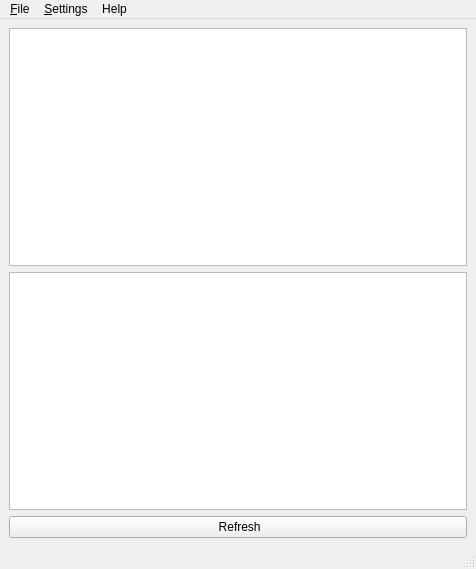
<?xml version="1.0" encoding="UTF-8"?>
<ui version="4.0">
 <class>MainWindow</class>
 <widget class="QMainWindow" name="MainWindow">
  <property name="geometry">
   <rect>
    <x>0</x>
    <y>0</y>
    <width>476</width>
    <height>569</height>
   </rect>
  </property>
  <property name="windowTitle">
   <string>Device Discovery</string>
  </property>
  <property name="windowIcon">
   <iconset resource="res.qrc">
    <normaloff>:/res/icon.png</normaloff>:/res/icon.png</iconset>
  </property>
  <widget class="QWidget" name="centralwidget">
   <layout class="QVBoxLayout" name="verticalLayout">
    <item>
     <widget class="QListWidget" name="devices"/>
    </item>
    <item>
     <widget class="QPlainTextEdit" name="pteLog"/>
    </item>
    <item>
     <widget class="QPushButton" name="pbRefresh">
      <property name="text">
       <string> Refresh</string>
      </property>
      <property name="icon">
       <iconset resource="res.qrc">
        <normaloff>:/res/refresh-th.png</normaloff>:/res/refresh-th.png</iconset>
      </property>
     </widget>
    </item>
   </layout>
  </widget>
  <widget class="QMenuBar" name="menubar">
   <property name="geometry">
    <rect>
     <x>0</x>
     <y>0</y>
     <width>476</width>
     <height>21</height>
    </rect>
   </property>
   <widget class="QMenu" name="menuFile">
    <property name="title">
     <string>&amp;File</string>
    </property>
    <addaction name="actionExit"/>
   </widget>
   <widget class="QMenu" name="menu_Settings">
    <property name="title">
     <string>&amp;Settings</string>
    </property>
    <addaction name="actionShowLog"/>
    <addaction name="actionClear"/>
   </widget>
   <widget class="QMenu" name="menuHelp">
    <property name="title">
     <string>Help</string>
    </property>
    <addaction name="actionAbout"/>
    <addaction name="actionAbout_Qt"/>
   </widget>
   <addaction name="menuFile"/>
   <addaction name="menu_Settings"/>
   <addaction name="menuHelp"/>
  </widget>
  <widget class="QStatusBar" name="statusbar"/>
  <action name="actionExit">
   <property name="text">
    <string>E&amp;xit</string>
   </property>
  </action>
  <action name="actionShowLog">
   <property name="checkable">
    <bool>true</bool>
   </property>
   <property name="checked">
    <bool>true</bool>
   </property>
   <property name="text">
    <string>Show Log</string>
   </property>
  </action>
  <action name="actionAbout">
   <property name="text">
    <string>About</string>
   </property>
  </action>
  <action name="actionClear">
   <property name="text">
    <string>Clear all</string>
   </property>
  </action>
  <action name="actionAbout_Qt">
   <property name="text">
    <string>About Qt</string>
   </property>
  </action>
 </widget>
 <resources>
  <include location="res.qrc"/>
 </resources>
 <connections>
  <connection>
   <sender>actionShowLog</sender>
   <signal>toggled(bool)</signal>
   <receiver>pteLog</receiver>
   <slot>setVisible(bool)</slot>
   <hints>
    <hint type="sourcelabel">
     <x>-1</x>
     <y>-1</y>
    </hint>
    <hint type="destinationlabel">
     <x>237</x>
     <y>391</y>
    </hint>
   </hints>
  </connection>
  <connection>
   <sender>actionExit</sender>
   <signal>triggered()</signal>
   <receiver>MainWindow</receiver>
   <slot>close()</slot>
   <hints>
    <hint type="sourcelabel">
     <x>-1</x>
     <y>-1</y>
    </hint>
    <hint type="destinationlabel">
     <x>237</x>
     <y>284</y>
    </hint>
   </hints>
  </connection>
  <connection>
   <sender>actionClear</sender>
   <signal>triggered()</signal>
   <receiver>devices</receiver>
   <slot>clear()</slot>
   <hints>
    <hint type="sourcelabel">
     <x>-1</x>
     <y>-1</y>
    </hint>
    <hint type="destinationlabel">
     <x>237</x>
     <y>148</y>
    </hint>
   </hints>
  </connection>
  <connection>
   <sender>actionClear</sender>
   <signal>triggered()</signal>
   <receiver>pteLog</receiver>
   <slot>clear()</slot>
   <hints>
    <hint type="sourcelabel">
     <x>-1</x>
     <y>-1</y>
    </hint>
    <hint type="destinationlabel">
     <x>237</x>
     <y>391</y>
    </hint>
   </hints>
  </connection>
 </connections>
</ui>
